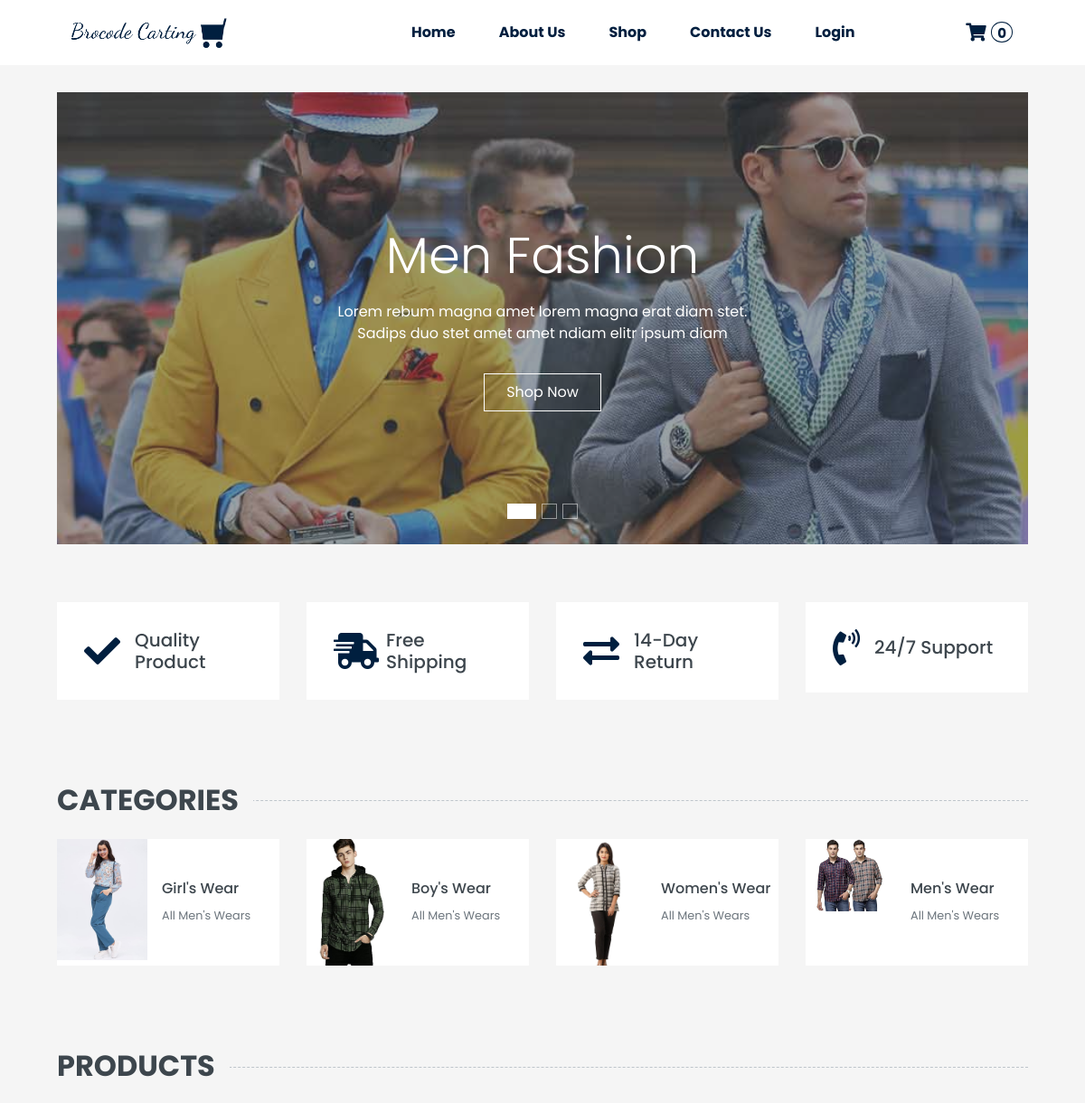
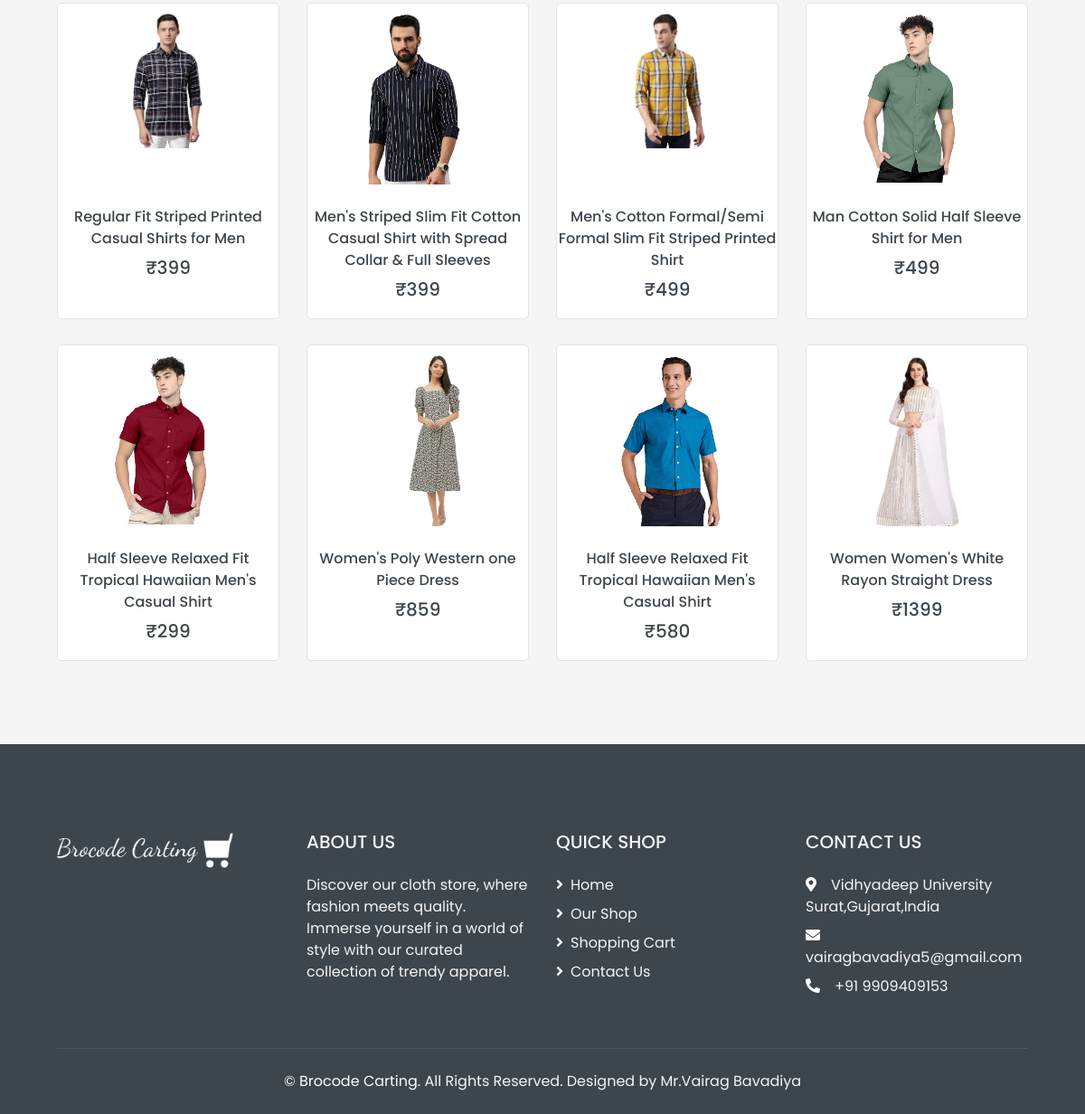
The page / on the database its author committed (2 pictures, top to bottom).
### tables this page shows
CREATE TABLE `category` (
  `id` int(20) NOT NULL,
  `category_name` varchar(50) NOT NULL,
  `category_description` longtext NOT NULL,
  `image` longtext DEFAULT NULL,
  `created_by` int(50) DEFAULT NULL,
  `updated_by` int(50) DEFAULT NULL,
  `created_at` datetime NOT NULL,
  `updated_at` datetime NOT NULL,
  `is_active` tinyint(1) NOT NULL,
  `is_delete` tinyint(1) DEFAULT NULL
);

CREATE TABLE `product` (
  `id` int(20) NOT NULL,
  `category_id` int(20) NOT NULL,
  `variants_id` int(20) NOT NULL,
  `attribute_id` int(20) NOT NULL,
  `p_name` varchar(200) NOT NULL,
  `p_image` longtext DEFAULT NULL,
  `p_description` longtext NOT NULL,
  `stock` int(50) NOT NULL,
  `price` int(50) NOT NULL,
  `created_by` int(20) DEFAULT NULL,
  `updated_by` int(20) DEFAULT NULL,
  `created_at` datetime DEFAULT NULL,
  `updated_at` datetime DEFAULT NULL,
  `is_active` tinyint(1) NOT NULL,
  `is_delete` tinyint(1) DEFAULT NULL
);

### index.php (the view, shortened to what this page needs)
<?php
require("header.php");
?>
<div class="container-fluid mb-3">
    <div class="row px-xl-5">
        <div class="col-lg-12">
            <div id="header-carousel" class="carousel slide carousel-fade mb-30 mb-lg-0" data-ride="carousel">
                <ol class="carousel-indicators">
                    <li data-target="#header-carousel" data-slide-to="0" class="active"></li>
                    <li data-target="#header-carousel" data-slide-to="1"></li>
                    <li data-target="#header-carousel" data-slide-to="2"></li>
                </ol>
                <div class="carousel-inner">
                    <div class="carousel-item position-relative active" style="height: 500px;">
                        <img class="position-absolute w-100 h-100" src="img/carousel-1.jpg" style="object-fit: cover;">
                        <div class="carousel-caption d-flex flex-column align-items-center justify-content-center">
                            <div class="p-3" style="max-width: 700px;">
                                <h1 class="display-4 text-white mb-3 animate__animated animate__fadeInDown">Men Fashion
                                </h1>
                                <p class="mx-md-5 px-5 animate__animated animate__bounceIn">Lorem rebum magna amet lorem
                                    magna erat diam stet. Sadips duo stet amet amet ndiam elitr ipsum diam</p>
                                <a class="btn btn-outline-light py-2 px-4 mt-3 animate__animated animate__fadeInUp" href="#">Shop Now</a>
                            </div>
                        </div>
                    </div>
                </div>
            </div>
        </div>
    </div>
</div>
<div class="container-fluid pt-5">
    <div class="row px-xl-5 pb-3">
        <div class="col-lg-3 col-md-6 col-sm-12 pb-1">
            <div class="d-flex align-items-center bg-light mb-4" style="padding: 30px;">
                <h1 class="fa fa-check text-primary m-0 mr-3"></h1>
                <h5 class="font-weight-semi-bold m-0">Quality Product</h5>
            </div>
        </div>
        <div class="col-lg-3 col-md-6 col-sm-12 pb-1">
            <div class="d-flex align-items-center bg-light mb-4" style="padding: 30px;">
                <h1 class="fa fa-shipping-fast text-primary m-0 mr-2"></h1>
                <h5 class="font-weight-semi-bold m-0">Free Shipping</h5>
            </div>
        </div>
        <div class="col-lg-3 col-md-6 col-sm-12 pb-1">
            <div class="d-flex align-items-center bg-light mb-4" style="padding: 30px;">
                <h1 class="fas fa-exchange-alt text-primary m-0 mr-3"></h1>
                <h5 class="font-weight-semi-bold m-0">14-Day Return</h5>
            </div>
        </div>
        <div class="col-lg-3 col-md-6 col-sm-12 pb-1">
            <div class="d-flex align-items-center bg-light mb-4" style="padding: 30px;">
                <h1 class="fa fa-phone-volume text-primary m-0 mr-3"></h1>
                <h5 class="font-weight-semi-bold m-0">24/7 Support</h5>
            </div>
        </div>
    </div>
</div>
<div class="container-fluid pt-5">
    <h2 class="section-title position-relative text-uppercase mx-xl-5 mb-4"><span class="bg-secondary pr-3">Categories</span></h2>
    <div class="row px-xl-5 pb-3">
        <?php $sql = "SELECT * from category ORDER BY id DESC limit 4"; ?>
        <?php if ($result = $conn->query($sql)) : ?>
            <?php while ($row = $result->fetch_assoc()) : ?>
                <div class="col-lg-3 col-md-4 col-sm-6 pb-1">
                    <a class="text-decoration-none" href="shop.php">
                        <div class="cat-item d-flex align-items-center mb-4">
                            <div class="overflow-hidden" style="width: 100px; height: 140px;">
                                <img class="img-fluid" src="/e-commerce/admin/categories/<?php echo $row['image']; ?>" alt="">
                            </div>
                            <div class="flex-fill pl-3">
                                <h6><?php echo $row['category_name']; ?></h6>
                                <small class="text-body">All Men's Wears</small>
                            </div>
                        </div>
                    </a>
                </div>
            <?php endwhile; ?>
        <?php endif; ?>
    </div>
</div>
<div class="container-fluid pt-5 pb-3">
    <h2 class="section-title position-relative text-uppercase mx-xl-5 mb-4">
        <span class="bg-secondary pr-3">Products</span>
    </h2>
    <div class="row px-xl-5 shop-row">
        <?php $sql = "SELECT * from product order by rand() limit 8"; ?>
        <?php if ($result = $conn->query($sql)) : ?>
            <?php while ($row = $result->fetch_assoc()) : ?>
                <div class="col-lg-3 col-md-4 col-sm-6 pb-1">
                    <div class="product-item bg-light mb-4 text-center">
                        <div class="product-img position-relative overflow-hidden">
                            <div class="img-wrap">
                                <img class="img-fluid" src="/e-commerce/admin/products/<?php echo $row['p_image']; ?>" alt="<?php echo $row['p_name']; ?>">
                            </div>
                            <div class="product-action product-cart-action">
                            </div>
                        </div>
                        <div class="text-center py-4">
                            <a class="h6 text-decoration-none " href="/e-commerce/product.php?id=<?php echo $row["id"]; ?>"><?php echo $row['p_name']; ?></a>
                            <div class="d-flex align-items-center justify-content-center mt-2">
                                <h5>₹<?php echo $row['price']; ?></h5>
                            </div>
                        </div>
                    </div>
                </div>
            <?php endwhile; ?>
        <?php endif; ?>
    </div>
</div>
<?php
require("footer.php");
?>

### header.php (style rules this page uses)
.shop-row .product-img img { max-width: 150px; }
.img-wrap { height: 200px; padding: 10px; }
.product-item { border: 1px solid #e4e4e4; border-radius: 5px; height: 350px; }

### rows shown on the page
category: image (picture), category_name "Girl's Wear"
category: image (picture), category_name "Boy's Wear"
category: image (picture), category_name "Women's Wear"
category: image (picture), category_name "Men's Wear"
product: p_image (picture), p_name "Regular Fit Striped Printed Casual Shirts for Men", price "399"
product: p_image (picture), p_name "Men's Striped Slim Fit Cotton Casual Shirt with Spread Collar & Full Sleeves", price "399"
product: p_image (picture), p_name "Men's Cotton Formal/Semi Formal Slim Fit Striped Printed Shirt", price "499"
product: p_image (picture), p_name "Man Cotton Solid Half Sleeve Shirt for Men", price "499"
product: p_image (picture), p_name "Half Sleeve Relaxed Fit Tropical Hawaiian Men's Casual Shirt", price "299"
product: p_image (picture), p_name "Women's Poly Western one Piece Dress", price "859"
product: p_image (picture), p_name "Half Sleeve Relaxed Fit Tropical Hawaiian Men's Casual Shirt", price "580"
product: p_image (picture), p_name "Women Women's White Rayon Straight Dress", price "1399"

### other values the page prints
$total "0"
